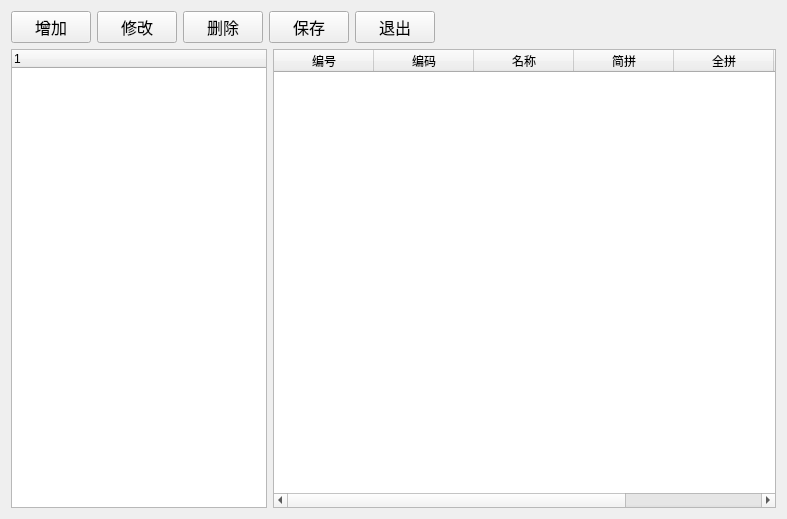
<?xml version="1.0" encoding="UTF-8"?>
<ui version="4.0">
 <class>Villageclinic</class>
 <widget class="QWidget" name="Villageclinic">
  <property name="geometry">
   <rect>
    <x>0</x>
    <y>0</y>
    <width>787</width>
    <height>519</height>
   </rect>
  </property>
  <property name="windowTitle">
   <string>参合村</string>
  </property>
  <layout class="QVBoxLayout" name="verticalLayout_2">
   <item>
    <layout class="QVBoxLayout" name="verticalLayout">
     <item>
      <layout class="QHBoxLayout" name="horizontalLayout_2">
       <item>
        <widget class="QPushButton" name="addButton">
         <property name="sizePolicy">
          <sizepolicy hsizetype="Fixed" vsizetype="Fixed">
           <horstretch>0</horstretch>
           <verstretch>0</verstretch>
          </sizepolicy>
         </property>
         <property name="font">
          <font>
           <family>Agency FB</family>
           <pointsize>12</pointsize>
          </font>
         </property>
         <property name="text">
          <string>增加</string>
         </property>
        </widget>
       </item>
       <item>
        <widget class="QPushButton" name="editButton">
         <property name="sizePolicy">
          <sizepolicy hsizetype="Fixed" vsizetype="Fixed">
           <horstretch>0</horstretch>
           <verstretch>0</verstretch>
          </sizepolicy>
         </property>
         <property name="font">
          <font>
           <family>Agency FB</family>
           <pointsize>12</pointsize>
          </font>
         </property>
         <property name="text">
          <string>修改</string>
         </property>
        </widget>
       </item>
       <item>
        <widget class="QPushButton" name="deleteButton">
         <property name="sizePolicy">
          <sizepolicy hsizetype="Fixed" vsizetype="Fixed">
           <horstretch>0</horstretch>
           <verstretch>0</verstretch>
          </sizepolicy>
         </property>
         <property name="font">
          <font>
           <family>Agency FB</family>
           <pointsize>12</pointsize>
          </font>
         </property>
         <property name="text">
          <string>删除</string>
         </property>
        </widget>
       </item>
       <item>
        <widget class="QPushButton" name="saveButton">
         <property name="sizePolicy">
          <sizepolicy hsizetype="Fixed" vsizetype="Fixed">
           <horstretch>0</horstretch>
           <verstretch>0</verstretch>
          </sizepolicy>
         </property>
         <property name="font">
          <font>
           <family>Agency FB</family>
           <pointsize>12</pointsize>
          </font>
         </property>
         <property name="text">
          <string>保存</string>
         </property>
        </widget>
       </item>
       <item>
        <widget class="QPushButton" name="exitButton">
         <property name="sizePolicy">
          <sizepolicy hsizetype="Fixed" vsizetype="Fixed">
           <horstretch>0</horstretch>
           <verstretch>0</verstretch>
          </sizepolicy>
         </property>
         <property name="font">
          <font>
           <family>Agency FB</family>
           <pointsize>12</pointsize>
          </font>
         </property>
         <property name="text">
          <string>退出</string>
         </property>
        </widget>
       </item>
       <item>
        <spacer name="horizontalSpacer_2">
         <property name="orientation">
          <enum>Qt::Horizontal</enum>
         </property>
         <property name="sizeHint" stdset="0">
          <size>
           <width>40</width>
           <height>20</height>
          </size>
         </property>
        </spacer>
       </item>
       <item>
        <widget class="QLabel" name="label">
         <property name="sizePolicy">
          <sizepolicy hsizetype="Expanding" vsizetype="Preferred">
           <horstretch>0</horstretch>
           <verstretch>0</verstretch>
          </sizepolicy>
         </property>
         <property name="text">
          <string/>
         </property>
        </widget>
       </item>
       <item>
        <spacer name="horizontalSpacer">
         <property name="orientation">
          <enum>Qt::Horizontal</enum>
         </property>
         <property name="sizeHint" stdset="0">
          <size>
           <width>40</width>
           <height>20</height>
          </size>
         </property>
        </spacer>
       </item>
      </layout>
     </item>
     <item>
      <layout class="QHBoxLayout" name="horizontalLayout">
       <item>
        <widget class="QTreeWidget" name="treeWidget">
         <property name="sizePolicy">
          <sizepolicy hsizetype="Fixed" vsizetype="Expanding">
           <horstretch>0</horstretch>
           <verstretch>0</verstretch>
          </sizepolicy>
         </property>
         <column>
          <property name="text">
           <string notr="true">1</string>
          </property>
         </column>
        </widget>
       </item>
       <item>
        <widget class="QTableWidget" name="tableWidget">
         <column>
          <property name="text">
           <string>编号</string>
          </property>
         </column>
         <column>
          <property name="text">
           <string>编码</string>
          </property>
         </column>
         <column>
          <property name="text">
           <string>名称</string>
          </property>
         </column>
         <column>
          <property name="text">
           <string>简拼</string>
          </property>
         </column>
         <column>
          <property name="text">
           <string>全拼</string>
          </property>
         </column>
         <column>
          <property name="text">
           <string>电话</string>
          </property>
         </column>
         <column>
          <property name="text">
           <string>地址</string>
          </property>
         </column>
        </widget>
       </item>
      </layout>
     </item>
    </layout>
   </item>
  </layout>
 </widget>
 <layoutdefault spacing="6" margin="11"/>
 <resources/>
 <connections/>
</ui>
